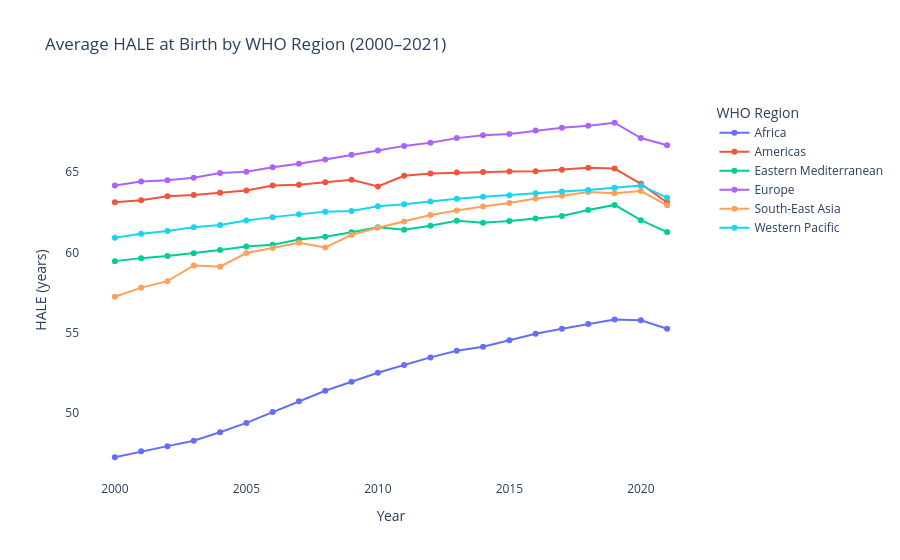

The notebook cell this image was saved under:
### Markdown cell above
### Q3: Which regions have the strongest health outcomes — and are they the same regions where sweet-spot cities cluster?

Regional HALE levels establish whether the health quality dimension aligns with the geographic clustering predicted by RQ2 (middle-income regions like Eastern Europe and Southeast Asia as sweet spots).

### Code cell
trend = (
    who[who['sex'] == 'Both sexes']
    .groupby(['year', 'region'])[['hale', 'le']]
    .mean()
    .reset_index()
)

fig = px.line(
    trend,
    x='year',
    y='hale',
    color='region',
    markers=True,
    title='Average HALE at Birth by WHO Region (2000–2021)',
    labels={'hale': 'HALE (years)', 'year': 'Year', 'region': 'WHO Region'}
)
fig.update_layout(plot_bgcolor='white', paper_bgcolor='white')
fig.show()

### Figure 1 — Plotly figure (JSON) as saved in the notebook; plotly's stock layout.template omitted (floating-point values rounded to 4 significant figures)
{"data": [{"hovertemplate": "WHO Region=Africa<br>Year=%{x}<br>HALE (years)=%{y}<extra></extra>", "legendgroup": "Africa", "line": {"color": "#636efa", "dash": "solid"}, "marker": {"symbol": "circle"}, "mode": "lines+markers", "name": "Africa", "orientation": "v", "showlegend": true, "type": "scatter", "x": [2000, 2001, 2002, 2003, 2004, 2005, 2006, 2007, 2008, 2009, 2010, 2011, 2012, 2013, 2014, 2015, 2016, 2017, 2018, 2019, 2020, 2021], "xaxis": "x", "y": [47.23, 47.6, 47.93, 48.27, 48.79, 49.37, 50.06, 50.72, 51.38, 51.94, 52.5, 52.98, 53.46, 53.87, 54.12, 54.52, 54.93, 55.24, 55.54, 55.82, 55.77, 55.24], "yaxis": "y"}, {"hovertemplate": "WHO Region=Americas<br>Year=%{x}<br>HALE (years)=%{y}<extra></extra>", "legendgroup": "Americas", "line": {"color": "#EF553B", "dash": "solid"}, "marker": {"symbol": "circle"}, "mode": "lines+markers", "name": "Americas", "orientation": "v", "showlegend": true, "type": "scatter", "x": [2000, 2001, 2002, 2003, 2004, 2005, 2006, 2007, 2008, 2009, 2010, 2011, 2012, 2013, 2014, 2015, 2016, 2017, 2018, 2019, 2020, 2021], "xaxis": "x", "y": [63.12, 63.25, 63.5, 63.57, 63.72, 63.86, 64.17, 64.22, 64.37, 64.53, 64.11, 64.78, 64.91, 64.97, 65.02, 65.05, 65.06, 65.15, 65.27, 65.22, 64.27, 63.11], "yaxis": "y"}, {"hovertemplate": "WHO Region=Eastern Mediterranean<br>Year=%{x}<br>HALE (years)=%{y}<extra></extra>", "legendgroup": "Eastern Mediterranean", "line": {"color": "#00cc96", "dash": "solid"}, "marker": {"symbol": "circle"}, "mode": "lines+markers", "name": "Eastern Mediterranean", "orientation": "v", "showlegend": true, "type": "scatter", "x": [2000, 2001, 2002, 2003, 2004, 2005, 2006, 2007, 2008, 2009, 2010, 2011, 2012, 2013, 2014, 2015, 2016, 2017, 2018, 2019, 2020, 2021], "xaxis": "x", "y": [59.46, 59.64, 59.78, 59.95, 60.15, 60.36, 60.48, 60.81, 60.98, 61.25, 61.57, 61.41, 61.66, 61.98, 61.85, 61.95, 62.11, 62.28, 62.64, 62.96, 62.01, 61.27], "yaxis": "y"}, {"hovertemplate": "WHO Region=Europe<br>Year=%{x}<br>HALE (years)=%{y}<extra></extra>", "legendgroup": "Europe", "line": {"color": "#ab63fa", "dash": "solid"}, "marker": {"symbol": "circle"}, "mode": "lines+markers", "name": "Europe", "orientation": "v", "showlegend": true, "type": "scatter", "x": [2000, 2001, 2002, 2003, 2004, 2005, 2006, 2007, 2008, 2009, 2010, 2011, 2012, 2013, 2014, 2015, 2016, 2017, 2018, 2019, 2020, 2021], "xaxis": "x", "y": [64.17, 64.43, 64.49, 64.65, 64.96, 65.03, 65.31, 65.53, 65.8, 66.09, 66.35, 66.64, 66.83, 67.12, 67.3, 67.38, 67.6, 67.77, 67.9, 68.08, 67.13, 66.68], "yaxis": "y"}, {"hovertemplate": "WHO Region=South-East Asia<br>Year=%{x}<br>HALE (years)=%{y}<extra></extra>", "legendgroup": "South-East Asia", "line": {"color": "#FFA15A", "dash": "solid"}, "marker": {"symbol": "circle"}, "mode": "lines+markers", "name": "South-East Asia", "orientation": "v", "showlegend": true, "type": "scatter", "x": [2000, 2001, 2002, 2003, 2004, 2005, 2006, 2007, 2008, 2009, 2010, 2011, 2012, 2013, 2014, 2015, 2016, 2017, 2018, 2019, 2020, 2021], "xaxis": "x", "y": [57.24, 57.8, 58.21, 59.19, 59.11, 59.96, 60.28, 60.61, 60.3, 61.1, 61.53, 61.93, 62.33, 62.6, 62.86, 63.08, 63.35, 63.53, 63.76, 63.68, 63.82, 62.94], "yaxis": "y"}, {"hovertemplate": "WHO Region=Western Pacific<br>Year=%{x}<br>HALE (years)=%{y}<extra></extra>", "legendgroup": "Western Pacific", "line": {"color": "#19d3f3", "dash": "solid"}, "marker": {"symbol": "circle"}, "mode": "lines+markers", "name": "Western Pacific", "orientation": "v", "showlegend": true, "type": "scatter", "x": [2000, 2001, 2002, 2003, 2004, 2005, 2006, 2007, 2008, 2009, 2010, 2011, 2012, 2013, 2014, 2015, 2016, 2017, 2018, 2019, 2020, 2021], "xaxis": "x", "y": [60.92, 61.17, 61.34, 61.57, 61.72, 61.99, 62.2, 62.38, 62.54, 62.59, 62.88, 63.01, 63.18, 63.34, 63.47, 63.56, 63.69, 63.8, 63.89, 64.03, 64.18, 63.41], "yaxis": "y"}], "layout": {"legend": {"title": {"text": "WHO Region"}, "tracegroupgap": 0}, "paper_bgcolor": "white", "plot_bgcolor": "white", "title": {"text": "Average HALE at Birth by WHO Region (2000–2021)"}, "xaxis": {"anchor": "y", "domain": [0, 1], "title": {"text": "Year"}}, "yaxis": {"anchor": "x", "domain": [0, 1], "title": {"text": "HALE (years)"}}}}
